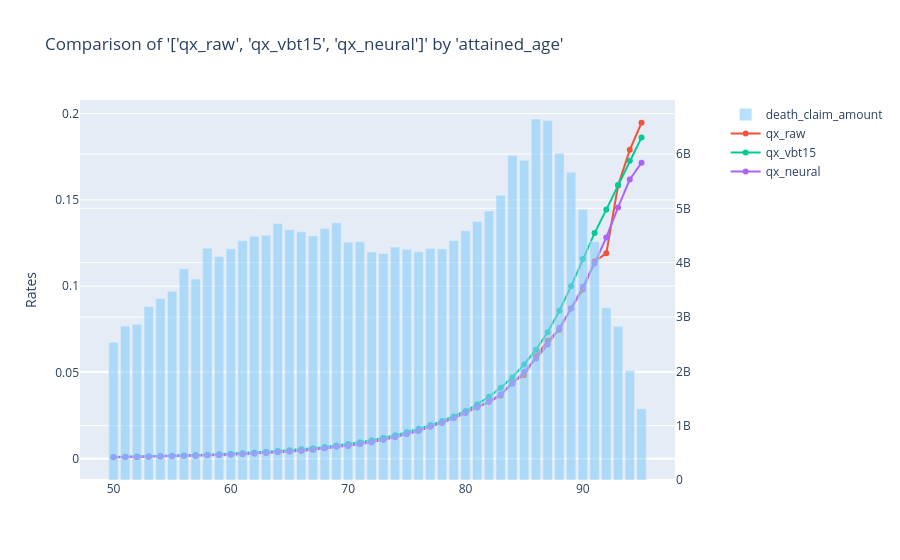

This figure's notebook cell:
### Code cell
charters.compare_rates(
    model_data,
    x_axis="attained_age",
    rates=["qx_raw", "qx_vbt15", "qx_neural"],
    weights=["amount_exposed"],
    secondary="death_claim_amount",
    y_log=False,
)
